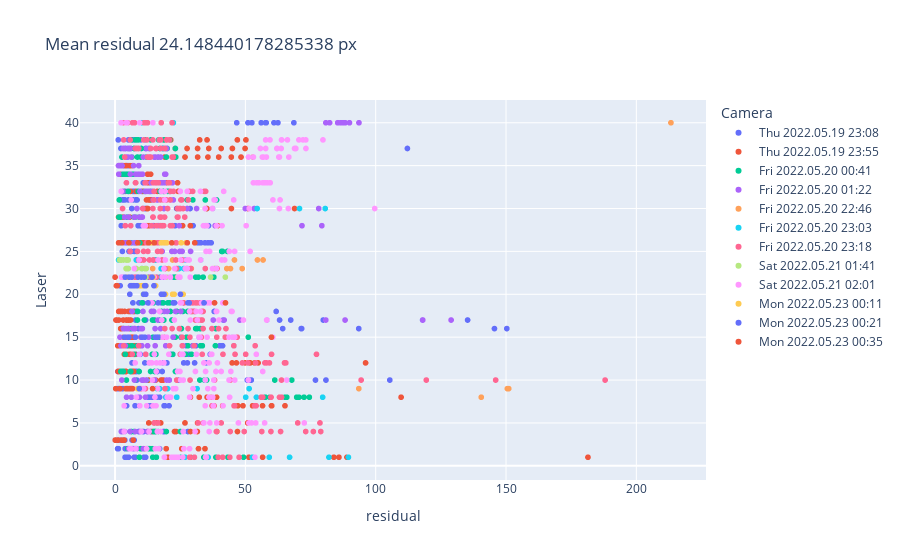

The notebook cell this image was saved under:
### Code cell
residuals = []
for data_point in data_points:
    residuals.append(data_point['residual'])
mean_residual = np.mean(residuals)

fig = px.scatter(data_points
    , x='residual'
    , y='Laser'
    , color='Camera'
    , hover_name='Laser'
	, hover_data=['beam_capture_index', 'projectionPoint_x', 'projectionPoint_y']
    , title="Mean residual {0} px".format(mean_residual))
fig.show()

### Figure 1 — Plotly figure (JSON) as saved in the notebook; plotly's stock layout.template omitted (floating-point values rounded to 4 significant figures; data arrays with more than 128 entries replaced by an {"elided": "..."} marker saying what was removed)
{"data": [{"customdata": {"elided": "238x3 float values"}, "hovertemplate": "<b>%{hovertext}</b><br><br>Camera=Thu 2022.05.19 23:08<br>residual=%{x}<br>Laser=%{y}<br>beam_capture_index=%{customdata[0]}<br>projectionPoint_x=%{customdata[1]}<br>projectionPoint_y=%{customdata[2]}<extra></extra>", "hovertext": {"elided": "238 int values"}, "legendgroup": "Thu 2022.05.19 23:08", "marker": {"color": "#636efa", "symbol": "circle"}, "mode": "markers", "name": "Thu 2022.05.19 23:08", "showlegend": true, "type": "scattergl", "x": {"elided": "238 float values"}, "xaxis": "x", "y": {"elided": "238 int values"}, "yaxis": "y"}, {"customdata": {"elided": "237x3 float values"}, "hovertemplate": "<b>%{hovertext}</b><br><br>Camera=Thu 2022.05.19 23:55<br>residual=%{x}<br>Laser=%{y}<br>beam_capture_index=%{customdata[0]}<br>projectionPoint_x=%{customdata[1]}<br>projectionPoint_y=%{customdata[2]}<extra></extra>", "hovertext": {"elided": "237 int values"}, "legendgroup": "Thu 2022.05.19 23:55", "marker": {"color": "#EF553B", "symbol": "circle"}, "mode": "markers", "name": "Thu 2022.05.19 23:55", "showlegend": true, "type": "scattergl", "x": {"elided": "237 float values"}, "xaxis": "x", "y": {"elided": "237 int values"}, "yaxis": "y"}, {"customdata": {"elided": "195x3 float values"}, "hovertemplate": "<b>%{hovertext}</b><br><br>Camera=Fri 2022.05.20 00:41<br>residual=%{x}<br>Laser=%{y}<br>beam_capture_index=%{customdata[0]}<br>projectionPoint_x=%{customdata[1]}<br>projectionPoint_y=%{customdata[2]}<extra></extra>", "hovertext": {"elided": "195 int values"}, "legendgroup": "Fri 2022.05.20 00:41", "marker": {"color": "#00cc96", "symbol": "circle"}, "mode": "markers", "name": "Fri 2022.05.20 00:41", "showlegend": true, "type": "scattergl", "x": {"elided": "195 float values"}, "xaxis": "x", "y": {"elided": "195 int values"}, "yaxis": "y"}, {"customdata": {"elided": "183x3 float values"}, "hovertemplate": "<b>%{hovertext}</b><br><br>Camera=Fri 2022.05.20 01:22<br>residual=%{x}<br>Laser=%{y}<br>beam_capture_index=%{customdata[0]}<br>projectionPoint_x=%{customdata[1]}<br>projectionPoint_y=%{customdata[2]}<extra></extra>", "hovertext": {"elided": "183 int values"}, "legendgroup": "Fri 2022.05.20 01:22", "marker": {"color": "#ab63fa", "symbol": "circle"}, "mode": "markers", "name": "Fri 2022.05.20 01:22", "showlegend": true, "type": "scattergl", "x": {"elided": "183 float values"}, "xaxis": "x", "y": {"elided": "183 int values"}, "yaxis": "y"}, {"customdata": [[0, 0, -0.5], [0, 0, -0.5], [1, 0, 0], [2, 0, 0.5], [0, -0.5, -0.5], [1, 0, -0.5], [2, 0.5, -0.5], [3, -0.5, 0], [4, 0, 0], [5, 0.5, 0], [6, 0, 0.5], [7, 0.5, 0.5], [0, -0.5, -0.5], [1, 0, -0.5], [2, 0.5, -0.5], [3, -0.5, 0], [4, 0, 0], [5, -0.5, 0.5], [6, 0, 0.5], [7, 0.5, 0.5], [0, 0, 0.5]], "hovertemplate": "<b>%{hovertext}</b><br><br>Camera=Fri 2022.05.20 22:46<br>residual=%{x}<br>Laser=%{y}<br>beam_capture_index=%{customdata[0]}<br>projectionPoint_x=%{customdata[1]}<br>projectionPoint_y=%{customdata[2]}<extra></extra>", "hovertext": [8, 9, 9, 9, 23, 23, 23, 23, 23, 23, 23, 23, 24, 24, 24, 24, 24, 24, 24, 24, 40], "legendgroup": "Fri 2022.05.20 22:46", "marker": {"color": "#FFA15A", "symbol": "circle"}, "mode": "markers", "name": "Fri 2022.05.20 22:46", "showlegend": true, "type": "scattergl", "x": [140.5, 151.0, 93.52, 150.5, 44.3, 8.152, 48.78, 29.27, 14.43, 42.88, 20.53, 38.14, 54.64, 10.13, 56.79, 25.35, 9.38, 22.07, 15.85, 45.82, 213.3], "xaxis": "x", "y": [8, 9, 9, 9, 23, 23, 23, 23, 23, 23, 23, 23, 24, 24, 24, 24, 24, 24, 24, 24, 40], "yaxis": "y"}, {"customdata": [[0, 0, -0.5], [1, 0.5, -0.5], [2, -0.5, 0], [3, 0, 0], [4, 0.5, 0], [5, -0.5, 0.5], [6, 0, 0.5], [7, 0.5, 0.5], [0, 0.5, -0.5], [1, -0.5, 0], [2, 0, 0], [3, 0.5, 0], [4, 0, 0.5], [0, 0, -0.5], [1, -0.5, 0], [2, 0, 0], [3, -0.5, 0.5], [4, 0, 0.5], [0, 0, -0.5], [1, 0.5, -0.5], [2, -0.5, 0], [3, 0, 0], [4, 0.5, 0], [5, -0.5, 0.5], [6, 0, 0.5], [7, 0.5, 0.5], [0, 0, -0.5], [1, 0.5, -0.5], [2, -0.5, 0], [3, 0, 0], [4, 0.5, 0], [5, -0.5, 0.5], [6, 0, 0.5], [7, 0.5, 0.5], [0, -0.5, -0.5], [1, 0, -0.5], [2, 0.5, 0], [0, -0.5, 0], [1, 0.5, 0]], "hovertemplate": "<b>%{hovertext}</b><br><br>Camera=Fri 2022.05.20 23:03<br>residual=%{x}<br>Laser=%{y}<br>beam_capture_index=%{customdata[0]}<br>projectionPoint_x=%{customdata[1]}<br>projectionPoint_y=%{customdata[2]}<extra></extra>", "hovertext": [1, 1, 1, 1, 1, 1, 1, 1, 8, 8, 8, 8, 8, 9, 9, 9, 9, 9, 23, 23, 23, 23, 23, 23, 23, 23, 24, 24, 24, 24, 24, 24, 24, 24, 30, 30, 30, 40, 40], "legendgroup": "Fri 2022.05.20 23:03", "marker": {"color": "#19d3f3", "symbol": "circle"}, "mode": "markers", "name": "Fri 2022.05.20 23:03", "showlegend": true, "type": "scattergl", "x": [89.54, 82.06, 66.97, 59.17, 52.65, 35.73, 30.39, 26.87, 54.23, 79.65, 50.14, 19.45, 23.67, 31.46, 16.1, 20.16, 17.11, 51.43, 24.55, 38.77, 24.22, 10.31, 26.39, 27.79, 5.062, 17.66, 15.37, 27.09, 27.08, 1.347, 15.56, 32.88, 8.145, 9.641, 54.51, 80.64, 70.77, 10.19, 22.38], "xaxis": "x", "y": [1, 1, 1, 1, 1, 1, 1, 1, 8, 8, 8, 8, 8, 9, 9, 9, 9, 9, 23, 23, 23, 23, 23, 23, 23, 23, 24, 24, 24, 24, 24, 24, 24, 24, 30, 30, 30, 40, 40], "yaxis": "y"}, {"customdata": {"elided": "249x3 float values"}, "hovertemplate": "<b>%{hovertext}</b><br><br>Camera=Fri 2022.05.20 23:18<br>residual=%{x}<br>Laser=%{y}<br>beam_capture_index=%{customdata[0]}<br>projectionPoint_x=%{customdata[1]}<br>projectionPoint_y=%{customdata[2]}<extra></extra>", "hovertext": {"elided": "249 int values"}, "legendgroup": "Fri 2022.05.20 23:18", "marker": {"color": "#FF6692", "symbol": "circle"}, "mode": "markers", "name": "Fri 2022.05.20 23:18", "showlegend": true, "type": "scattergl", "x": {"elided": "249 float values"}, "xaxis": "x", "y": {"elided": "249 int values"}, "yaxis": "y"}, {"customdata": [[0, 0, -0.5], [1, 0.5, -0.5], [0, 0, -0.5], [1, -0.5, 0], [2, 0.5, 0], [3, -0.5, 0.5], [4, 0, 0.5], [5, 0.5, 0.5], [0, -0.5, -0.5], [1, 0, -0.5], [2, 0.5, -0.5], [3, -0.5, 0], [4, 0.5, 0], [5, -0.5, 0.5], [6, 0, 0.5], [7, 0.5, 0.5], [0, -0.5, -0.5], [1, 0, -0.5], [2, -0.5, 0], [3, 0, 0], [4, 0.5, 0], [5, -0.5, 0.5], [6, 0, 0.5], [7, 0.5, 0.5]], "hovertemplate": "<b>%{hovertext}</b><br><br>Camera=Sat 2022.05.21 01:41<br>residual=%{x}<br>Laser=%{y}<br>beam_capture_index=%{customdata[0]}<br>projectionPoint_x=%{customdata[1]}<br>projectionPoint_y=%{customdata[2]}<extra></extra>", "hovertext": [20, 20, 22, 22, 22, 22, 22, 22, 23, 23, 23, 23, 23, 23, 23, 23, 24, 24, 24, 24, 24, 24, 24, 24], "legendgroup": "Sat 2022.05.21 01:41", "marker": {"color": "#B6E880", "symbol": "circle"}, "mode": "markers", "name": "Sat 2022.05.21 01:41", "showlegend": true, "type": "scattergl", "x": [10.84, 10.98, 42.32, 4.559, 36.65, 23.98, 11.82, 19.62, 4.229, 4.531, 8.137, 5.033, 4.362, 10.23, 11.98, 11.5, 2.438, 3.246, 2.38, 1.732, 2.169, 5.056, 4.271, 4.637], "xaxis": "x", "y": [20, 20, 22, 22, 22, 22, 22, 22, 23, 23, 23, 23, 23, 23, 23, 23, 24, 24, 24, 24, 24, 24, 24, 24], "yaxis": "y"}, {"customdata": {"elided": "230x3 float values"}, "hovertemplate": "<b>%{hovertext}</b><br><br>Camera=Sat 2022.05.21 02:01<br>residual=%{x}<br>Laser=%{y}<br>beam_capture_index=%{customdata[0]}<br>projectionPoint_x=%{customdata[1]}<br>projectionPoint_y=%{customdata[2]}<extra></extra>", "hovertext": {"elided": "230 int values"}, "legendgroup": "Sat 2022.05.21 02:01", "marker": {"color": "#FF97FF", "symbol": "circle"}, "mode": "markers", "name": "Sat 2022.05.21 02:01", "showlegend": true, "type": "scattergl", "x": {"elided": "230 float values"}, "xaxis": "x", "y": {"elided": "230 int values"}, "yaxis": "y"}, {"customdata": [[0, -0.5, -0.5], [1, 0, -0.5], [2, 0.5, -0.5], [0, 0, 0], [1, 0.5, 0], [2, 0, 0.5], [3, 0.5, 0.5], [0, -0.5, -0.5], [1, 0, -0.5], [2, 0.5, -0.5], [3, -0.5, 0], [4, 0, 0], [5, 0.5, 0], [6, -0.5, 0.5], [7, 0, 0.5], [8, 0.5, 0.5], [0, -0.5, -0.5], [1, 0, -0.5], [2, 0.5, -0.5], [3, -0.5, 0], [0, 0, -0.5], [1, 0.5, -0.5], [2, -0.5, 0], [3, 0, 0], [4, 0.5, 0], [5, -0.5, 0.5], [6, 0, 0.5], [7, 0.5, 0.5]], "hovertemplate": "<b>%{hovertext}</b><br><br>Camera=Mon 2022.05.23 00:11<br>residual=%{x}<br>Laser=%{y}<br>beam_capture_index=%{customdata[0]}<br>projectionPoint_x=%{customdata[1]}<br>projectionPoint_y=%{customdata[2]}<extra></extra>", "hovertext": [9, 9, 9, 20, 20, 20, 20, 21, 21, 21, 21, 21, 21, 21, 21, 21, 22, 22, 22, 22, 26, 26, 26, 26, 26, 26, 26, 26], "legendgroup": "Mon 2022.05.23 00:11", "marker": {"color": "#FECB52", "symbol": "circle"}, "mode": "markers", "name": "Mon 2022.05.23 00:11", "showlegend": true, "type": "scattergl", "x": [3.713, 8.597, 5.546, 19.39, 22.69, 22.07, 26.15, 8.594, 0.7798, 6.183, 9.436, 6.976, 11.87, 6.406, 10.3, 15.58, 14.59, 4.457, 11.23, 4.187, 17.67, 18.72, 13.75, 17.9, 19.87, 19.52, 25.38, 27.19], "xaxis": "x", "y": [9, 9, 9, 20, 20, 20, 20, 21, 21, 21, 21, 21, 21, 21, 21, 21, 22, 22, 22, 22, 26, 26, 26, 26, 26, 26, 26, 26], "yaxis": "y"}, {"customdata": {"elided": "54x3 float values"}, "hovertemplate": "<b>%{hovertext}</b><br><br>Camera=Mon 2022.05.23 00:21<br>residual=%{x}<br>Laser=%{y}<br>beam_capture_index=%{customdata[0]}<br>projectionPoint_x=%{customdata[1]}<br>projectionPoint_y=%{customdata[2]}<extra></extra>", "hovertext": [9, 9, 9, 9, 9, 9, 9, 9, 9, 15, 15, 15, 15, 15, 15, 15, 15, 15, 19, 19, 19, 19, 19, 19, 19, 20, 20, 20, 20, 20, 20, 21, 21, 21, 21, 21, 21, 21, 21, 21, 22, 22, 22, 22, 22, 22, 22, 26, 26, 26, 26, 26, 26, 26], "legendgroup": "Mon 2022.05.23 00:21", "marker": {"color": "#636efa", "symbol": "circle"}, "mode": "markers", "name": "Mon 2022.05.23 00:21", "showlegend": true, "type": "scattergl", "x": [1.528, 4.383, 4.973, 6.107, 0.887, 1.458, 9.262, 2.81, 5.81, 15.45, 3.61, 10.43, 11.44, 5.011, 10.31, 5.316, 7.835, 16.41, 34.14, 28.44, 22.38, 27.97, 22.83, 16.55, 12.63, 5.663, 11.8, 10.99, 18.78, 17.79, 25.1, 7.352, 7.015, 6.222, 1.955, 5.927, 11.33, 8.369, 11.76, 14.94, 6.325, 10.11, 3.934, 8.858, 11.22, 5.388, 14.19, 36.87, 32.93, 34.5, 31.67, 35.65, 36.61, 32.29], "xaxis": "x", "y": [9, 9, 9, 9, 9, 9, 9, 9, 9, 15, 15, 15, 15, 15, 15, 15, 15, 15, 19, 19, 19, 19, 19, 19, 19, 20, 20, 20, 20, 20, 20, 21, 21, 21, 21, 21, 21, 21, 21, 21, 22, 22, 22, 22, 22, 22, 22, 26, 26, 26, 26, 26, 26, 26], "yaxis": "y"}, {"customdata": [[0, -0.5, -0.5], [1, 0, -0.5], [2, 0.5, -0.5], [3, 0, 0], [4, 0.5, 0], [5, -0.5, 0.5], [6, 0, 0.5], [7, 0.5, 0.5], [0, 0, -0.5], [0, 0, -0.5], [1, -0.5, 0], [0, 0, -0.5], [1, 0.5, -0.5], [0, 0, 0.5], [0, -0.5, -0.5], [1, 0, -0.5], [2, 0.5, -0.5], [3, -0.5, 0], [4, 0, 0], [5, 0.5, 0], [6, -0.5, 0.5], [7, 0, 0.5], [8, 0.5, 0.5]], "hovertemplate": "<b>%{hovertext}</b><br><br>Camera=Mon 2022.05.23 00:35<br>residual=%{x}<br>Laser=%{y}<br>beam_capture_index=%{customdata[0]}<br>projectionPoint_x=%{customdata[1]}<br>projectionPoint_y=%{customdata[2]}<extra></extra>", "hovertext": [9, 9, 9, 9, 9, 9, 9, 9, 15, 19, 19, 21, 21, 22, 26, 26, 26, 26, 26, 26, 26, 26, 26], "legendgroup": "Mon 2022.05.23 00:35", "marker": {"color": "#EF553B", "symbol": "circle"}, "mode": "markers", "name": "Mon 2022.05.23 00:35", "showlegend": true, "type": "scattergl", "x": [1.932, 6.622, 14.39, 0.2579, 4.203, 4.767, 6.203, 5.607, 60.02, 38.17, 42.37, 0.5013, 0.7959, 0, 21.75, 2.632, 1.357, 5.315, 8.76, 15.07, 12.88, 27.71, 30.58], "xaxis": "x", "y": [9, 9, 9, 9, 9, 9, 9, 9, 15, 19, 19, 21, 21, 22, 26, 26, 26, 26, 26, 26, 26, 26, 26], "yaxis": "y"}], "layout": {"legend": {"title": {"text": "Camera"}, "tracegroupgap": 0}, "title": {"text": "Mean residual 24.148440178285338 px"}, "xaxis": {"anchor": "y", "domain": [0, 1], "title": {"text": "residual"}}, "yaxis": {"anchor": "x", "domain": [0, 1], "title": {"text": "Laser"}}}}
